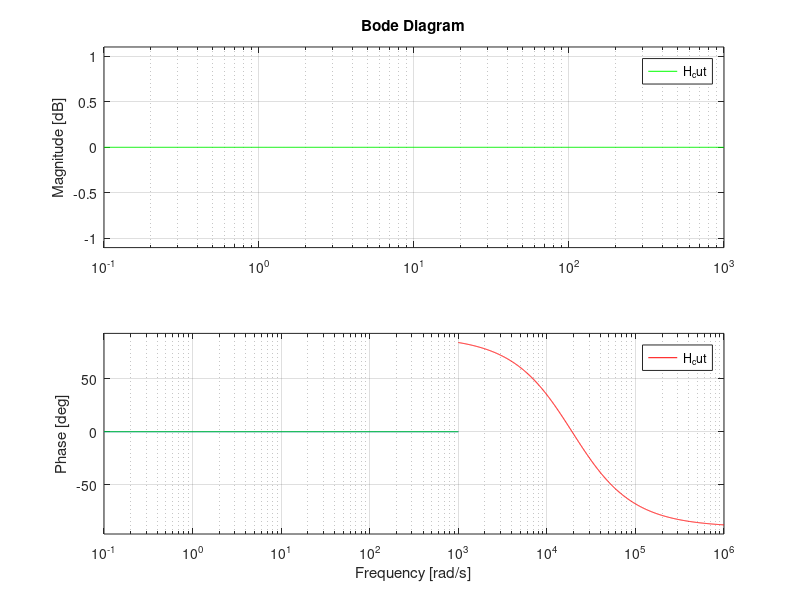

The MATLAB source for this figure:
%% Initialization
R = 390;
C = 270*10^-9;
L = 10*10^-3;
V = 5;
s = tf('s');
Z_C = 1/(s*C);
Z_L = s*L;
Z_R = R;
Z_tot = Z_C + Z_L + Z_R;

%% Plot across Resistor
H_R = Z_R/Z_tot;
bode(H_R, 'r');
grid on;
hold on;

H_ref = (10^(-3/20))*s/s;
bode(H_ref, 'b');
grid on;
hold on;

H_cut = 1*s/s;
bode(H_cut, 'g');
grid on;
hold on;

